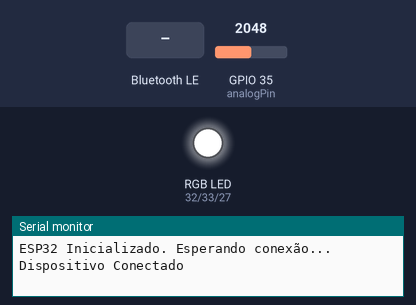
The sketch below on a simulated ESP32. Parts: an RGB LED mixed from three pins (HIGH = lit), the last lines printed to the serial monitor. The test bench sets the inputs (shaded band); at power-on: GPIO 35 (analogPin) = 2048. Dim RGB values are drawn brighter than linear; nothing arrives over Bluetooth unless stated; a phone connects over Bluetooth LE 3 s after start.

Above: at 3.2 s.
3.3 s: Bluetooth LE write "1" received
5.5 s: Bluetooth LE write "90" received
At 6.7 s:
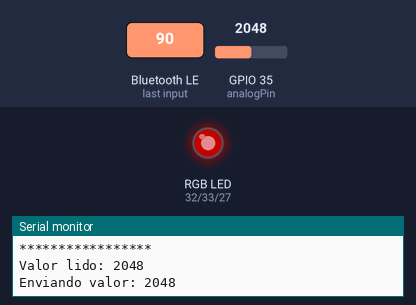
7.0 s: Bluetooth LE write "200" received
At 8.1 s:
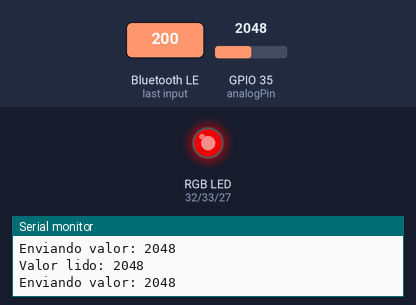
8.5 s: GPIO 35 (analogPin) set to 1032
10.0 s: GPIO 35 (analogPin) set to 938
12.5 s: Bluetooth LE write "," received
At 13.4 s:
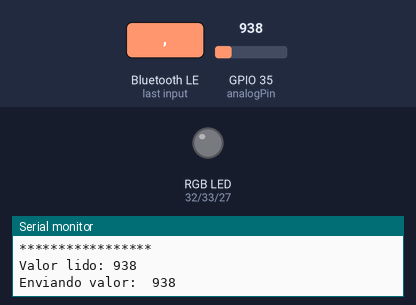
Timing chart, 0 to 15.0 s (numbered marks = the images above; inputs shaded):
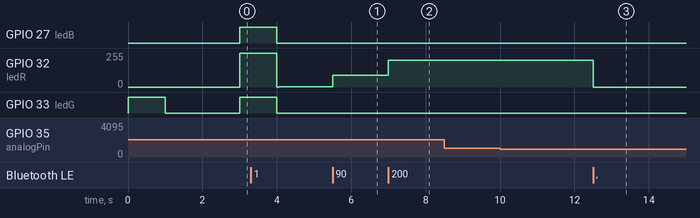

Measured:
- after the input at 5.5 s, GPIO 32 (ledR): 1/255 → 90/255 at once
- after the input at 7.0 s, GPIO 32 (ledR): 90/255 → 199/255 at once
- after the input at 12.5 s, GPIO 32 (ledR): 199/255 → 0/255 at once

The sketch:

slider.ino
```cpp
/*
 *Projeto utilizando ESP32 para enviar e receber comandos via BLE (Bluetooth Low-Energy).
 *Foi desenvolvido um aplicativo no App Inventor para utilizar as funções desenvolvidas.
 *Download do apk: https://bit.ly/33ZIdAd
 *Os valores são enviados por um Potenciômetro conectado a uma porta ADC1 do ESP32.
 *Os valores recebidos são convertidos de string para int para controlarem um LED RGB via PWM.
 *
 *Desenvolvido por Matheus Mileski.
 */

#include <BLEDevice.h>
#include <BLEServer.h>
#include <BLEUtils.h>
#include <BLE2902.h>

//Cria um ponteiro para as Características do BLE
//E uma variável para booleana para determinar se há algum dispositivo conectado
BLECharacteristic *pCharacteristic;
bool deviceConnected = false;

//Indica quais pinos estão sendo utilizados para o LED e para o Potenciômetro
//Obs: O Potenciômetro precisa estar conectado a um pino ADC_1 para funcionar junto com o BLE, os leds podem estar conectados ao ADC_1 ou ADC_2.
int ledR = 32;
int ledG = 33;
int ledB = 27;
int analogPin = 35;

//Valor que receberá os valores do Potenciômetro
int txValue = 0;

//Vetor com os canais utilizados pelo LED
int ledArray[3] = {1, 2, 3};

//Variáveis que receberão os valores de PWM
int R, G, B;

//Para o BLE funcionar é necessário definir uma UUID para cada serviço.
//Os valores foram gerados utilizando o https://www.uuidgenerator.net/
#define SERVICE_UUID            "067d1cb6-f6b2-11ea-adc1-0242ac120002"
#define CHARACTERISTIC_UUID_TX  "067d1cb9-f6b2-11ea-adc1-0242ac120002"
#define CHARACTERISTIC_UUID_RX  "067d1cb3-f6b2-11ea-adc1-0242ac120002"

//Classe que retornará se o dispositivo foi conectado ou desconectado
class MyServerCallbacks: public BLEServerCallbacks {
    void onConnect (BLEServer* pServer) {

      //Quando houver uma conexão bem-sucedida o LED acenderá por 1000ms e apagará
      Serial.println("Dispositivo Conectado");
      ledcWrite(1, 255);
      ledcWrite(2, 255);
      ledcWrite(3, 255);
      delay(1000);
      ledcWrite(1, 0);
      ledcWrite(2, 0);
      ledcWrite(3, 0);
      deviceConnected = true;
    }

    void onDisconnect (BLEServer *pServer) {

      //Desliga o LED quando o dispositivo for desconectado
      Serial.println("Dispositivo Desconectado");
      ledcWrite(1, 0);
      ledcWrite(2, 0);
      ledcWrite(3, 0);
      deviceConnected = false;
    }
};

//Classe que receberá os valores do aplicativo e enviará os valores para o LED
class CharacteristicCallbacks: public BLECharacteristicCallbacks {
    void onWrite(BLECharacteristic *rCharacteristic) {
      //Atribui o valor recebido a string rxValue
      std::string rxValue = rCharacteristic->getValue();

      //O app inventor envia as informações em strings
      //"0,0,0"
      //Precisamos transformar os valores em int e atribuir cada um para a respectiva cor (R,G,B)

      //Variáveis temporárias que armazenaram o valor em string
      char tempR[5];
      char tempG[5];
      char tempB[5];

      //Variável que determina em qual posição está a vírgula no rxValue e assim quebrando a string em 3 partes
      int comma = 0;
      int j = 0;
      int k = 0;
      int l = 0;

      //Verifica se o Valor recebido é maior que 0
      if (rxValue.length() > 0) {
        Serial.println("*****************");
        Serial.print("Valor Recebido: ");

        for (int i = 0; i < rxValue.length(); i++) {
          //Imprime cada posição de rxValue
          Serial.print(rxValue[i]);

          //Verifica se a posição i da string é uma vírgula, se for, incrementa a variável comma e pula para a próxima posição
          if (rxValue[i] == ',') {
            comma++;
            continue;
          }

          //"R,G,B", quando comma = 0 valor R, comma = 1 G, comma = 2 B
          if (comma == 0) {
            tempR[j] = rxValue[i];
            j++;
          } else if (comma == 1) {
            tempG[k] = rxValue[i];
            k++;
          } else if (comma == 2) {
            tempB[l] = rxValue[i];
            l++;
          }

        }

        //Encerra a string com um \0
        tempR[j] = '\0';
        tempG[k] = '\0';
        tempB[l] = '\0';

        //Zera as variáveis
        comma = 0;
        j = 0;
        k = 0;
        l = 0;

        //Converte as strings de cada cor para int
        R = atoi(tempR);
        G = atoi(tempG);
        B = atoi(tempB);

        //Zera as strings temporárias
        tempR[0] = '\0';
        tempG[0] = '\0';
        tempB[0] = '\0';

        //Imprime no Serial o Valor recebido em int
        Serial.println();
        Serial.print("R: ");
        Serial.println(R);
        Serial.print("G: ");
        Serial.println(G);
        Serial.print("B: ");
        Serial.println(B);
        Serial.println();

        //Atribui os valores ao led
        ledcWrite(1, R);
        ledcWrite(2, G);
        ledcWrite(3, B);

        Serial.println();
        Serial.println("*****************");
      }
    }
};

void setup() {
  Serial.begin(115200);

  //Define os pinos do LED como Saída
  pinMode(ledR, OUTPUT);
  pinMode(ledG, OUTPUT);
  pinMode(ledB, OUTPUT);

  //Atribui os canais aos pinos do LED
  ledcAttachPin(ledR, 1);
  ledcAttachPin(ledG, 2);
  ledcAttachPin(ledB, 3);

  //Configura os canais para 12kHz PWM e resolução de 8-bits
  ledcSetup(1, 12000, 8);
  ledcSetup(2, 12000, 8);
  ledcSetup(3, 12000, 8);

  /*
   *Para configurar o BLE é preciso seguir sempre a ordem de configuração:
   *- Cria o Dispositivo e atribui um nome
   *- Cria o Server utilizando um ponteiro e seta ele para a classe que dará o Callback da conexão
   *- Cria o Service utilizando um ponteiro e define o valor com a UUID de serviço
   *- Inicializa a Caraterística de Envio com os parâmetros da UUID de envio e o tipo de característica, no caso Notify para enviar os valores
   *- Inicializa o Descriptador que enviará os valores em string
   *- Inicializa a Caraterística de Recebimento com os parâmetros da UUID de recebimento e o tipo de característica, no caso Write para receber os valores
   *- Seta o Callback que analisará os valores recebidos
   *- Inicializa o Service
   *- Por fim Inicializa a Propagação do Server
   */

  //Cria o BLE Device com nome "ESP32"
  BLEDevice::init("ESP32");

  //Cria o BLE server
  BLEServer *pServer = BLEDevice::createServer();
  pServer->setCallbacks(new MyServerCallbacks());

  //Cria o BLE Service
  BLEService *pService = pServer->createService(SERVICE_UUID);

  //Inicializa a BLE Characteristic de envio
  pCharacteristic = pService->createCharacteristic(CHARACTERISTIC_UUID_TX, BLECharacteristic::PROPERTY_NOTIFY);

  //BLE2902 para notificar
  pCharacteristic->addDescriptor(new BLE2902());

  //Inicializa a BLE Characteristic de recebimento
  BLECharacteristic *rCharacteristic = pService->createCharacteristic(CHARACTERISTIC_UUID_RX, BLECharacteristic::PROPERTY_WRITE);

  //Seta o Callback de Recebimento
  rCharacteristic->setCallbacks(new CharacteristicCallbacks());

  //Inicializa o Service
  pService->start();

  //Permite que o Server seja encontrado
  pServer->getAdvertising()->start();

  //Pisca o LED em Verde quando inicializado
  Serial.println("ESP32 Inicializado. Esperando conexão...");
  ledcWrite(1, 0);
  ledcWrite(2, 255);
  ledcWrite(3, 0);
  delay(1000);
  ledcWrite(1, 0);
  ledcWrite(2, 0);
  ledcWrite(3, 0);
  delay(1000);

}

void loop() {

  //Se houver um dispositivo conectado começa a enviar os valores da porta analógica a cada 1000ms
  if (deviceConnected) {
    //Atribui os valores da porta analógica a variável int
    txValue = analogRead(analogPin);
    char txString[5];

    //Converte a variável int para ser enviada
    dtostrf(txValue, 4, 0, txString);

    //Coloca a variável para ser enviada pela Característica de Envio
    pCharacteristic->setValue(txString);

    //Envia o valore atribuido a característica através do Notify
    pCharacteristic->notify();

    //Imprime no Serial o valor enviado
    Serial.print("Valor lido: ");
    Serial.print(txValue);
    Serial.print("\n");
    Serial.println("Enviando valor: " + String(txString));

    delay(1000);
  }
}
```
